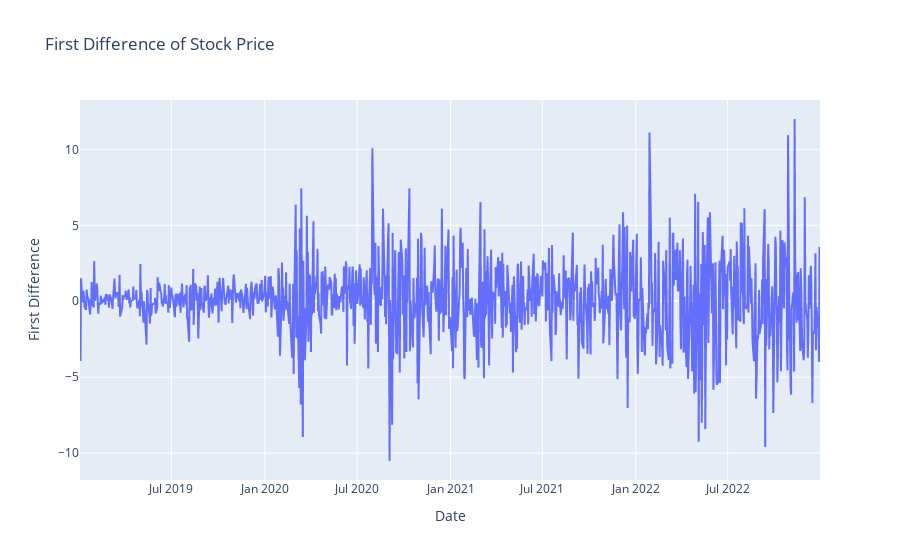

The notebook cell this image was saved under:
### Code cell
from statsmodels.graphics.tsaplots import plot_pacf, plot_acf

# Calculate the first difference
stock_data['First Difference'] = stock_data['Close'].diff()

# Plot the first difference
fig = px.line(stock_data, y='First Difference', title='First Difference of Stock Price')
fig.show()

# Create a figure with two subplots side by side
fig, (ax1, ax2) = plt.subplots(1, 2, figsize=(12, 4))

# Plot ACF on the first subplot (ax1)
plot_acf(stock_data['First Difference'].dropna(), ax=ax1)
ax1.set_title('Autocorrelation Function (ACF)')

# Plot PACF on the second subplot (ax2)
plot_pacf(stock_data['First Difference'].dropna(), ax=ax2)
ax2.set_title('Partial Autocorrelation Function (PACF)')

plt.tight_layout()  # Adjusts subplot parameters for better layout
plt.show()

### Figure 1 — Plotly figure (JSON) as saved in the notebook; plotly's stock layout.template omitted (floating-point values rounded to 4 significant figures; data arrays with more than 128 entries replaced by an {"elided": "..."} marker saying what was removed)
{"data": [{"hovertemplate": "Date=%{x}<br>First Difference=%{y}<extra></extra>", "legendgroup": "", "line": {"color": "#636efa", "dash": "solid"}, "marker": {"symbol": "circle"}, "mode": "lines", "name": "", "showlegend": false, "type": "scattergl", "x": {"elided": "1008 str values"}, "xaxis": "x", "y": {"elided": "1008 float values"}, "yaxis": "y"}], "layout": {"legend": {"tracegroupgap": 0}, "title": {"text": "First Difference of Stock Price"}, "xaxis": {"anchor": "y", "domain": [0, 1], "title": {"text": "Date"}, "type": "date", "range": ["2019-01-02", "2022-12-30"], "autorange": true}, "yaxis": {"anchor": "x", "domain": [0, 1], "title": {"text": "First Difference"}, "type": "linear", "range": [-11.77, 13.25], "autorange": true}, "autosize": true}}
